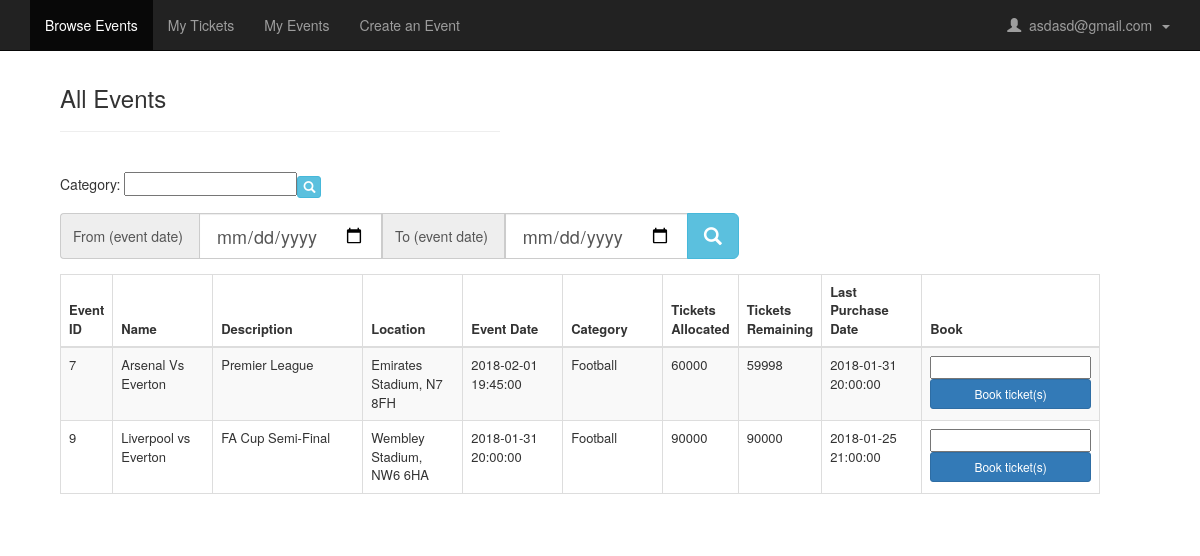
The app's page /browse_events.php (signed in), older data.
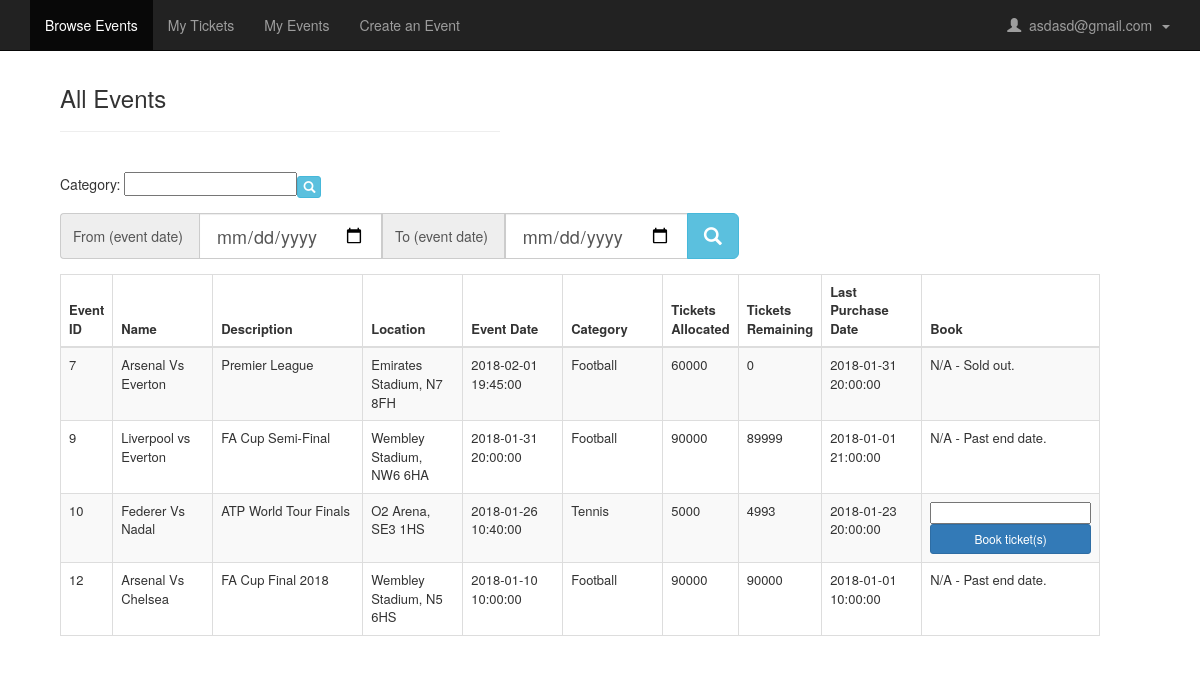
The same page, newer data.
### tables this page shows
CREATE TABLE IF NOT EXISTS `users` (
  `user_id` int(11) NOT NULL AUTO_INCREMENT,
  `email` varchar(60) NOT NULL,
  `password` varchar(15) NOT NULL,
  `security_question` varchar(45) NOT NULL,
  `security_answer` varchar(45) NOT NULL,
  PRIMARY KEY (`user_id`),
  UNIQUE KEY `email` (`email`),
  UNIQUE KEY `email_2` (`email`)
);

CREATE TABLE IF NOT EXISTS `events` (
  `event_id` int(11) NOT NULL AUTO_INCREMENT,
  `name` varchar(45) NOT NULL,
  `description` varchar(100) NOT NULL,
  `event_date_time` datetime NOT NULL,
  `event_category_id` int(11) NOT NULL,
  `ticket_allocation` int(11) NOT NULL,
  `tickets_remaining` int(11) NOT NULL,
  `last_purchase_date` datetime NOT NULL,
  `created_by_user_id` int(11) NOT NULL,
  `address_id` int(11) NOT NULL,
  PRIMARY KEY (`event_id`)
);

CREATE TABLE IF NOT EXISTS `addresses` (
  `address_id` int(11) NOT NULL AUTO_INCREMENT,
  `building_name_number` varchar(45) NOT NULL,
  `post_code` varchar(10) NOT NULL,
  PRIMARY KEY (`address_id`)
);

CREATE TABLE IF NOT EXISTS `event_categories` (
  `category_id` int(11) NOT NULL AUTO_INCREMENT,
  `category_name` varchar(20) NOT NULL,
  PRIMARY KEY (`category_id`),
  UNIQUE KEY `idx_event_categories_category_name` (`category_name`)
);

### browse_events.php (the view, shortened to what this page needs)
<?php
    $res=mysql_query("SELECT * FROM users WHERE user_id=".$_SESSION['user']);
    $userRow=mysql_fetch_array($res);
?>
<!DOCTYPE html>
<html>
  <head>
    <link rel="stylesheet" href="assets/css/bootstrap.min.css" type="text/css"  />
    <link rel="stylesheet" href="style.css" type="text/css" />
  </head>
  <body>
    <nav class="navbar navbar-inverse navbar-fixed-top">
      <div class="container">
        <div id="navbar" class="navbar-collapse collapse">
          <ul class="nav navbar-nav">
            <ul class="nav navbar-nav">
              <li class="active">
                <a href="browse_events.php">Browse Events
                </a>
              </li>
              <li>
                <a href="my_tickets.php">My Tickets
                </a>
              </li>
              <li>
                <a href="my_events.php">My Events
                </a>
              </li>
              <li>
                <a href="create_event.php">Create an Event
                </a>
              </li>
            </ul>
          </ul>
          <ul class="nav navbar-nav navbar-right">
            <li class="dropdown">
              <a href="#" class="dropdown-toggle" data-toggle="dropdown" role="button" aria-haspopup="true" aria-expanded="false">
                <span class="glyphicon glyphicon-user">
                </span>&nbsp;
                <?php echo $userRow['email']; ?>&nbsp;
                <span class="caret">
                </span>
              </a>
            </li>
          </ul>
        </div>
      </div>
    </nav>
    <div id="wrapper">
      <div class="container">
        <div class="row">
          <div class="col-lg-3">
            <div class="col-lg-9" style="width: 500px">
              <body>
                <div class="panel-body">
                  <div class="dataTable_wrapper">
                    <h3>All Events
                    </h3>
                    <hr>
                    <br>
                    <form name="searchCategory" method="post" action="search_events.php" onsubmit="return validateCatSearch()" autocomplete="off">
                      <div class="form-group">
                        <div class="input-group col-md-9">
                          <span>Category:
                          </span>
                          <input type="text" name="category" list="categories" value="">
                          <button class="btn btn-info btn-xs" type="submit">
                            <i class="glyphicon glyphicon-search">
                            </i>
                          </button>
                        </div>
                      </div>
                    </form>
                    <form name="searchTimeFrame" method="post" action="search_events.php" onsubmit="return validateDateSearch()" autocomplete="off">
                      <div class="form-group">
                        <div class="input-group col-md-12">
                          <span class="input-group-addon">From (event date)
                          </span>
                          <input type="date" name="search_date_from" class="form-control input-lg" />
                          <span class="input-group-addon">To (event date)
                          </span>
                          <input type="date" name="search_date_to" class="form-control input-lg"  />
                          <span class="input-group-btn">
                            <button class="btn btn-info btn-lg" type="submit">
                              <i class="glyphicon glyphicon-search">
                              </i>
                            </button>
                          </span>
                        </div>
                      </div>
                    </form>
                    <div class="table">
                      <table style="font-size: 13px; width: 100%" class="table table-striped table-bordered table-hover" id="dataTables-example">
                        <thead>
                          <tr>
                            <th>Event ID
                            </th>
                            <th style="min-width: 100px;">Name
                            </th>
                            <th style="min-width: 150px;">Description
                            </th>
                            <th style="min-width: 100px;">Location
                            </th>
                            <th style="min-width: 100px;">Event Date
                            </th>
                            <th style="min-width: 100px;">Category
                            </th>
                            <th>Tickets Allocated
                            </th>
                            <th>Tickets Remaining
                            </th>
                            <th style="min-width: 100px;">Last Purchase Date
                            </th>
                            <th>Book
                            </th>
                          </tr>
                        </thead>
                        <tbody>
                          <?php
                        $query = "SELECT * FROM events, event_categories, addresses WHERE events.address_id = addresses.address_id and events.event_category_id = event_categories.category_id";
                        $res = mysql_query($query);
                        while ($row = mysql_fetch_assoc($res)) {
                            ?>
                          <tr>
                            <td>
                              <?php echo $row['event_id']; ?>
                            </td>
                            <td>
                              <?php echo $row['name']; ?>
                            </td>
                            <td>
                              <?php echo $row['description']; ?>
                            </td>
                            <td>
                              <?php echo $row['building_name_number'].", ".$row['post_code'] ?>
                            </td>
                            <td>
                              <?php echo $row['event_date_time']; ?>
                            </td>
                            <td>
                              <?php echo $row['category_name']; ?>
                            </td>
                            <td>
                              <?php echo $row['ticket_allocation']; ?>
                            </td>
                            <td>
                              <?php echo $row['tickets_remaining']; ?>
                            </td>
                            <td>
                              <?php echo $row['last_purchase_date']; ?>
                            </td>
                            <td style="min-width:100px">
                              <?php
                            $date_time_now = date("Y-m-d h:i:s");
                            $tickets_remaining = $row['tickets_remaining'];
                            if ($date_time_now < $row['last_purchase_date'] && $tickets_remaining > 0){
                            ?>
                              <form name="myForm" method="post" action="model/book_ticket.php" onsubmit="return bookTicket()" autocomplete="off">
                                <input type="number" name="tickets_bought" list="tickets_bought" value="">
                                <button type="submit" class="btn btn-sm btn-block btn-primary" name="btn-signup">Book ticket(s)
                                </button>
                              </form>
                              <?php
                            }
                            else{
                                echo "N/A - ";
                                if ($tickets_remaining <= 0)
                                    echo "Sold out.";
                                if ($date_time_now > $row['last_purchase_date'])
                                    echo "Past end date.";
                            }
                            ?>
                            </td>
                          </tr>
                          <?php
                        }?>
                        </tbody>
                      </table>
                    </div>
                  </div>
                  </body>
                </div>
            </div>
          </div>
        </div>
        </body>
      </html>

### style.css (style rules this page uses)
* { margin:0; padding:0; }
#wrapper { padding-top:50px; }

Row changes from the older to the newer data that the page shows:
changed events "Arsenal Vs Everton": tickets_remaining "59998" → "0"; tickets_remaining "Book ticket(s)" → "N/A - Sold out."
changed events "Liverpool vs Everton": tickets_remaining "90000" → "89999"; last_purchase_date "2018-01-25 21:00:00" → "2018-01-01 21:00:00"; last_purchase_date "Book ticket(s)" → "N/A - Past end date."
added events: event_id "10", name "Federer Vs Nadal", description "ATP World Tour Finals", address.building_name_number "O2 Arena", address.post_code "SE3 1HS", event_date_time "2018-01-26 10:40:00", event_category.category_name "Tennis", ticket_allocation "5000", tickets_remaining "4993", last_purchase_date "2018-01-23 20:00:00"
added events: event_id "12", name "Arsenal Vs Chelsea", description "FA Cup Final 2018", address.building_name_number "Wembley Stadium", address.post_code "N5 6HS", event_date_time "2018-01-10 10:00:00", event_category.category_name "Football", ticket_allocation "90000", tickets_remaining "90000", last_purchase_date "2018-01-01 10:00:00", shows "N/A -", shows "Past end date."
